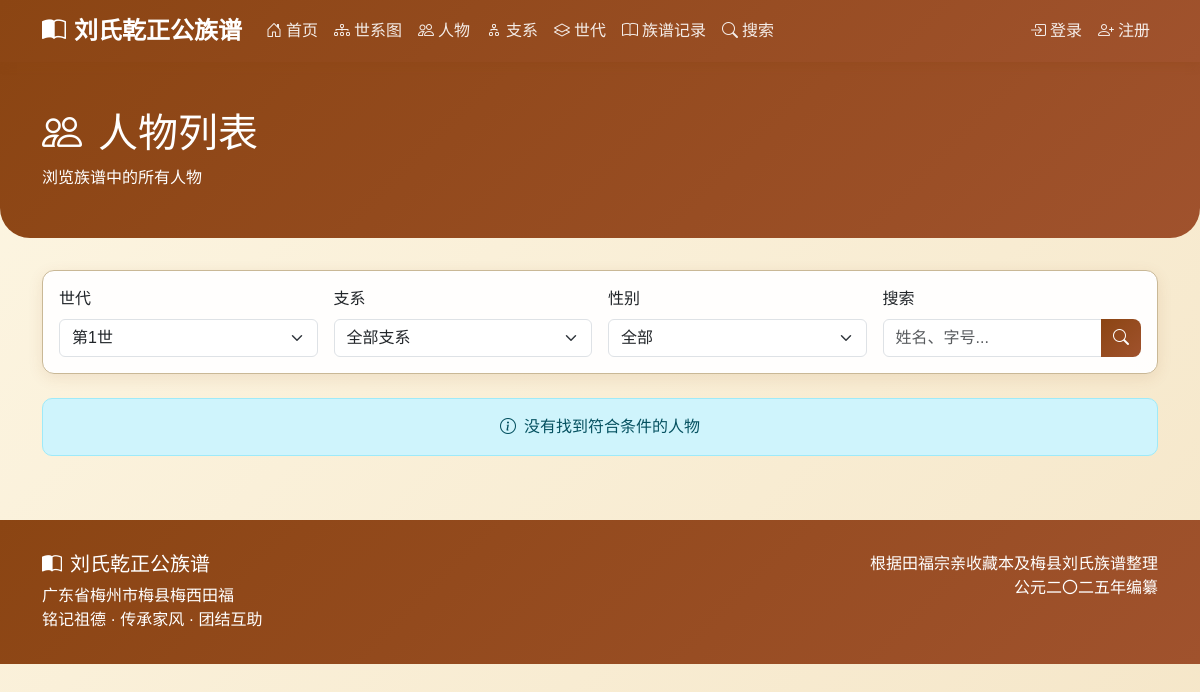
Before: /persons/?generation=1 with the older database file.
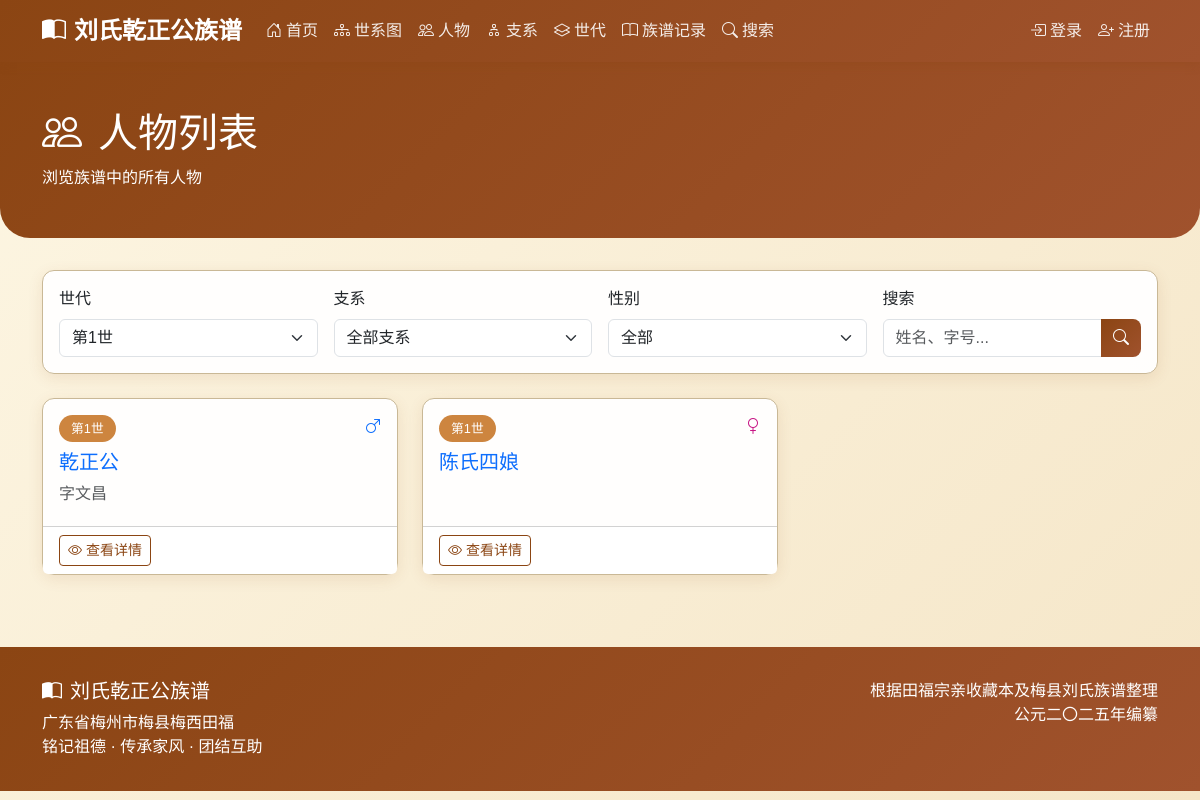
After: the same page with the newer database file.
### genealogy/models.py (models this page shows, shortened)
class Person(models.Model):
    GENDER_CHOICES = [
        ('M', '男'),
        ('F', '女'),
    ]
    name = models.CharField(max_length=100, verbose_name='姓名')
    courtesy_name = models.CharField(max_length=100, blank=True, verbose_name='字')
    art_name = models.CharField(max_length=100, blank=True, verbose_name='号')
    alias = models.CharField(max_length=100, blank=True, verbose_name='别名')
    generation_char = models.CharField(max_length=10, blank=True, verbose_name='辈份字')
    gender = models.CharField(max_length=1, choices=GENDER_CHOICES, default='M', verbose_name='性别', help_text='性别变动后需要先保存，然后重新加载页面以更新配偶关系选项')
    is_outsider = models.BooleanField(default=False, verbose_name='是否为外族配偶', help_text='外族配偶状态变动后，世代选项会自动更新；若需更新配偶关系选项，请保存并重新加载页面')
    generation = models.ForeignKey(
        Generation,
        on_delete=models.CASCADE,
        related_name='persons',
        verbose_name='世代',
        null=True,
        blank=True
    )
    father = models.ForeignKey(
        'self',
        on_delete=models.SET_NULL,
        null=True,
        blank=True,
        related_name='children_as_father',
        verbose_name='父亲',
        limit_choices_to={'gender': 'M'}
    )
    mother = models.ForeignKey(
        'self',
        on_delete=models.SET_NULL,
        null=True,
        blank=True,
        related_name='children_as_mother',
        verbose_name='母亲',
        limit_choices_to={'gender': 'F'}
    )
    spouses = models.ManyToManyField(
        'self',
        through='SpouseRelation',
        through_fields=('husband', 'wife'),
        symmetrical=False,
        related_name='partners',
        blank=True,
        verbose_name='配偶'
    )
    branch = models.ForeignKey(
        Branch,
        on_delete=models.SET_NULL,
        null=True,
        blank=True,
        related_name='members',
        verbose_name='所属支系'
    )
    birth_year = models.IntegerField(null=True, blank=True, verbose_name='出生年份')
    death_year = models.IntegerField(null=True, blank=True, verbose_name='逝世年份')
    birth_place = models.CharField(max_length=200, blank=True, verbose_name='出生地')
    burial_place = models.CharField(max_length=300, blank=True, verbose_name='葬地')
    burial_fengshui = models.CharField(max_length=200, blank=True, verbose_name='墓形/风水')
    burial_direction = models.CharField(max_length=100, blank=True, verbose_name='坐向')
    biography = models.TextField(blank=True, verbose_name='生平简介')
    achievements = models.TextField(blank=True, verbose_name='主要事迹')
    descendants_location = models.TextField(blank=True, verbose_name='后裔分布')
    notes = models.TextField(blank=True, verbose_name='备注')
    order = models.IntegerField(default=0, verbose_name='排序')
    avatar = models.ImageField(
        upload_to='avatars/',
        blank=True,
        null=True,
        verbose_name='头像',
        validators=[validate_image_extension, validate_file_size]
    )
    related_user = models.OneToOneField(
        User,
        on_delete=models.SET_NULL,
        null=True,
        blank=True,
        related_name='related_person',
        verbose_name='关联用户'
    )
    account_status = models.CharField(
        max_length=20,
        choices=[
            ('active', '激活'),
            ('inactive', '未激活'),
            ('disabled', '禁用'),
        ],
        default='inactive',
        verbose_name='账号状态'
    )
    created_at = models.DateTimeField(auto_now_add=True, verbose_name='创建时间')
    updated_at = models.DateTimeField(auto_now=True, verbose_name='更新时间')
    created_by = models.ForeignKey(
        User,
        on_delete=models.SET_NULL,
        null=True,
        blank=True,
        related_name='created_persons',
        verbose_name='创建者'
    )
    class Meta:
        verbose_name = '人物'
        verbose_name_plural = '人物'
        ordering = ['generation__number', 'order', 'id']
    def get_absolute_url(self):
        return reverse('genealogy:person_detail', kwargs={'pk': self.pk})
    def has_avatar(self):
        """是否有头像"""
        return bool(self.avatar)
    has_avatar.short_description = '有头像'
    has_avatar.boolean = True

class Generation(models.Model):
    number = models.IntegerField(verbose_name='世代数')
    is_spouse = models.BooleanField(default=False, verbose_name='是否为配偶世代')
    name = models.CharField(max_length=50, blank=True, verbose_name='世代名称')
    description = models.TextField(blank=True, verbose_name='描述')
    class Meta:
        verbose_name = '世代'
        verbose_name_plural = '世代'
        ordering = ['number', 'is_spouse']
        unique_together = ['number', 'is_spouse']

### genealogy/views.py (the view, shortened to what this page needs)
# urls.py: path('persons/', views.PersonListView.as_view(), name='person_list'),
class PersonListView(ListView):
    model = Person
    template_name = 'genealogy/person_list.html'
    context_object_name = 'persons'
    paginate_by = 50
    def get_queryset(self):
        queryset = Person.objects.select_related('generation', 'father', 'branch')
        generation = self.request.GET.get('generation')
        if generation:
            queryset = queryset.filter(generation__number=generation)
        branch = self.request.GET.get('branch')
        if branch:
            queryset = queryset.filter(branch_id=branch)
        gender = self.request.GET.get('gender')
        if gender:
            queryset = queryset.filter(gender=gender)
        search = self.request.GET.get('search')
        return queryset.order_by('generation__number', 'order', 'id')
    def get_context_data(self, **kwargs):
        context = super().get_context_data(**kwargs)
        context['generations'] = Generation.objects.filter(is_spouse=False).all()
        context['branches'] = Branch.objects.all()
        context['search_query'] = self.request.GET.get('search', '')
        return context

### templates/genealogy/person_list.html (shortened to what this page needs)
{% extends 'base.html' %}
{% block content %}
<div class="page-header">
    <div class="container">
        <h1 class="serif"><i class="bi bi-people me-3"></i>人物列表</h1>
        <p class="mb-0">浏览族谱中的所有人物</p>
    </div>
</div>
<div class="container">
    <div class="card mb-4">
        <div class="card-body">
            <form method="get" class="row g-3">
                <div class="col-md-3">
                    <label class="form-label">世代</label>
                    <select name="generation" class="form-select">
                        {% for gen in generations %}
                        <option value="{{ gen.number }}" {% if request.GET.generation == gen.number|stringformat:"s" %}selected{% endif %}>
                            第{{ gen.number }}世
                        </option>
                        {% endfor %}
                    </select>
                </div>
                <div class="col-md-3">
                    <label class="form-label">支系</label>
                    <select name="branch" class="form-select">
                        <option value="">全部支系</option>
                    </select>
                </div>
                <div class="col-md-3">
                    <label class="form-label">性别</label>
                    <select name="gender" class="form-select">
                        <option value="">全部</option>
                    </select>
                </div>
                <div class="col-md-3">
                    <label class="form-label">搜索</label>
                    <div class="input-group">
                        <input type="text" name="search" class="form-control"
                               placeholder="姓名、字号..." value="{{ search_query }}">
                        <button class="btn btn-primary" type="submit">
                            <i class="bi bi-search"></i>
                        </button>
                    </div>
                </div>
            </form>
        </div>
    </div>
    <div class="row">
        {% for person in persons %}
        <div class="col-md-6 col-lg-4 mb-4">
            <div class="card h-100">
                <div class="card-body">
                    <div class="d-flex justify-content-between align-items-start mb-2">
                        <span class="generation-badge">第{{ person.generation.number }}世</span>
                        {% if person.gender == 'M' %}
                        <i class="bi bi-gender-male text-primary"></i>
                        {% else %}
                        <i class="bi bi-gender-female" style="color: #C71585;"></i>
                        {% endif %}
                    </div>
                    <h5 class="card-title serif">
                        <a href="{{ person.get_absolute_url }}" class="text-decoration-none">
                            {{ person.name }}
                        </a>
                    </h5>
                    {% if person.courtesy_name %}
                    <p class="card-text text-muted mb-1">字{{ person.courtesy_name }}</p>
                    {% endif %}
                </div>
                <div class="card-footer bg-white">
                    <a href="{{ person.get_absolute_url }}" class="btn btn-sm btn-outline-primary">
                        <i class="bi bi-eye me-1"></i>查看详情
                    </a>
                </div>
            </div>
        </div>
        {% empty %}
        <div class="col-12">
            <div class="alert alert-info text-center">
                <i class="bi bi-info-circle me-2"></i>没有找到符合条件的人物
            </div>
        </div>
        {% endfor %}
    </div>
</div>
{% endblock %}

Changed rows visible on the page:
added Person: generation.number "1", gender "M" (drawn), name "乾正公", courtesy_name "文昌"
added Person: generation.number "1", gender "F" (drawn), name "陈氏四娘"
Other visible differences:
text no longer shown: "没有找到符合条件的人物"
